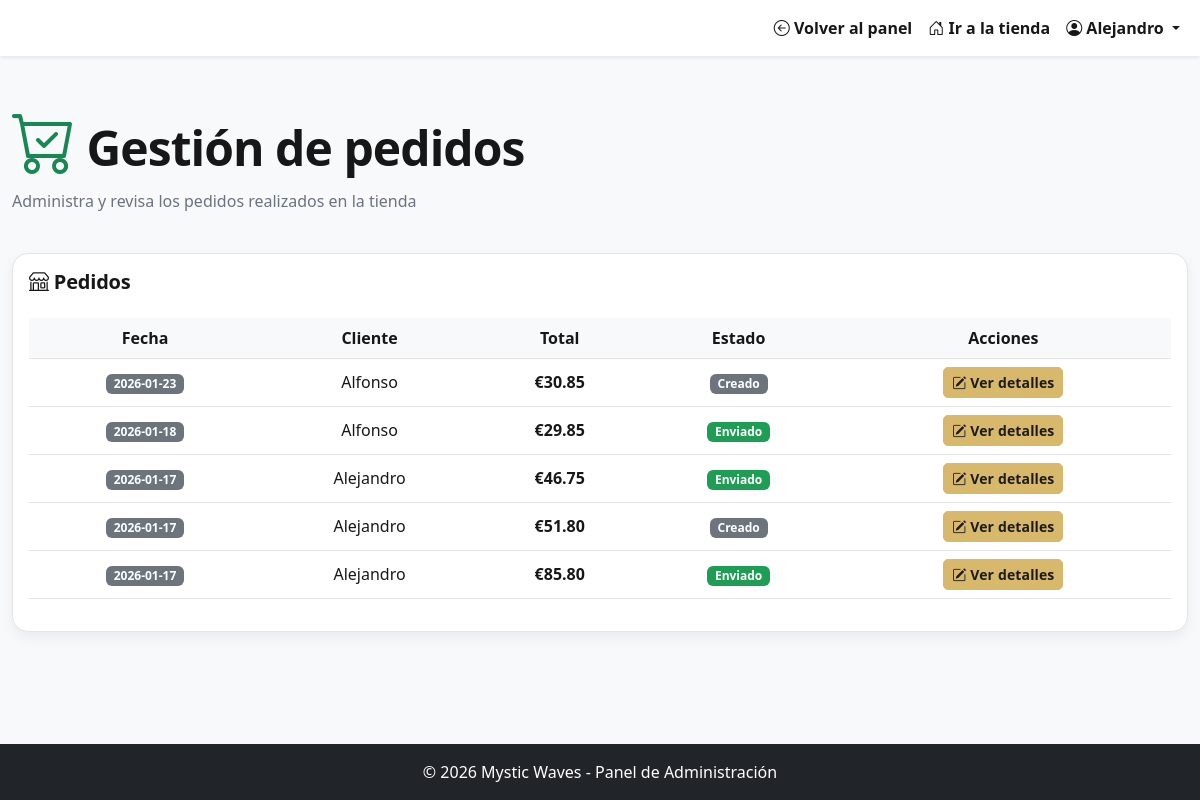
Screenshot of /admin/adminPedidos.php (signed in) with the database file from the repository.
### tables this page shows
CREATE TABLE `pedidos` (
  `idPedido` int(11) NOT NULL,
  `fecha` date NOT NULL,
  `total` decimal(10,2) NOT NULL,
  `estado` enum('creado','preparado','enviado','cancelado') NOT NULL DEFAULT 'creado',
  `dniUsuario` varchar(9) NOT NULL,
  `activo` tinyint(1) NOT NULL DEFAULT 1
);

CREATE TABLE `usuarios` (
  `dni` varchar(9) NOT NULL,
  `clave` varchar(255) NOT NULL,
  `nombre` varchar(30) NOT NULL,
  `apellidos` varchar(75) NOT NULL,
  `direccion` varchar(50) DEFAULT NULL,
  `localidad` varchar(30) DEFAULT NULL,
  `provincia` varchar(30) DEFAULT NULL,
  `telefono` varchar(9) NOT NULL,
  `email` varchar(30) NOT NULL,
  `rol` enum('admin','editor','anonimo','registrado') NOT NULL DEFAULT 'anonimo',
  `activo` tinyint(1) NOT NULL DEFAULT 1
);

### actions/pedidos_action.php (called while the page is built, shortened)
<?php
require_once __DIR__ . '/../helpers/auth.php';
$con = conectar();
if (isAdmin() || isEditor()) {
    $stmt = "SELECT p.*, u.nombre, u.direccion AS user_direccion, u.localidad AS user_localidad, u.provincia AS user_provincia, u.telefono AS user_telefono
             FROM pedidos p
             JOIN usuarios u ON p.dniUsuario = u.dni
             ORDER BY p.fecha DESC";
    $pedidos = $con->query($stmt)->fetchAll(PDO::FETCH_ASSOC);
}
?>

### helpers/auth.php (called while the page is built, shortened)
<?php
function isAdmin(){
    return isset($_SESSION['rol']) && $_SESSION['rol'] === 'admin';
}

### admin/adminPedidos.php (the view, shortened to what this page needs)
<?php
require_once __DIR__ . '/../helpers/auth.php';
require_once __DIR__ . '/../actions/pedidos_action.php';
$nombre_admin = $_SESSION['user_name'] ?? 'Administrador';
?>
<!DOCTYPE html>
<html lang="es">
<head>
  <link href="https://cdn.jsdelivr.net/npm/bootstrap@5.3.0/dist/css/bootstrap.min.css" rel="stylesheet">
  <link rel="stylesheet" href="https://cdn.jsdelivr.net/npm/bootstrap-icons@1.11.3/font/bootstrap-icons.css">
  <link href="../public/assets/css/style.css" rel="stylesheet">
</head>
<body class="bg-light d-flex flex-column min-vh-100">
  <nav class="navbar navbar-expand-lg navbar-light bg-dark shadow-sm">
    <div class="container-fluid">
      <a class="navbar-brand fw-bold text-white" href="adminPanel.php">
        <i class="bi bi-speedometer2"></i> Panel de Administración
      </a>
      <div class="collapse navbar-collapse" id="navbarAdmin">
        <ul class="navbar-nav ms-auto">
          <li class="nav-item">
            <a class="nav-link" href="adminPanel.php">
              <i class="bi bi-arrow-left-circle"></i> Volver al panel
            </a>
          </li>
          <li class="nav-item">
            <a class="nav-link" href="../index.php">
              <i class="bi bi-house-door"></i> Ir a la tienda
            </a>
          </li>
          <li class="nav-item dropdown">
            <a class="nav-link dropdown-toggle" href="#" id="userDropdown" role="button" data-bs-toggle="dropdown">
              <i class="bi bi-person-circle"></i> <?php echo htmlspecialchars($nombre_admin); ?>
            </a>
          </li>
        </ul>
      </div>
    </div>
  </nav>
  <main class="flex-grow-1">
    <div class="container-xxl my-5">
      <div class="row mb-4">
        <div class="col-12">
          <h1 class="display-5 fw-bold"> <i class="bi bi-cart-check text-success" style="font-size: 4rem;"></i> Gestión de pedidos</h1>
          <p class="text-muted">Administra y revisa los pedidos realizados en la tienda</p>
        </div>
      </div>
      <div class="row">
        <div class="col-12">
          <div class="card shadow-sm">
            <div class="card-body">
              <div class="d-flex justify-content-between align-items-center mb-3">
                <h5 class="card-title fw-bold"><i class="bi bi-shop"></i> Pedidos</h5>
              </div>
              <div class="table-responsive">
                <table class="table table-hover align-middle">
                  <thead class="table-light">
                    <tr>
                      <th class="text-center">Fecha</th>
                      <th class="text-center">Cliente</th>
                      <th class="text-center">Total</th>
                      <th class="text-center">Estado</th>
                      <th class="text-center">Acciones</th>
                    </tr>
                  </thead>
                  <tbody>
                    <?php foreach ($pedidos as $pedido): ?>
                      <tr>
                        <td class="text-center"><span class="badge bg-secondary"><?php echo htmlspecialchars($pedido['fecha']); ?></span></td>
                        <td class="text-center"><?php echo htmlspecialchars($pedido['nombre']); ?></td>
                        <td class="text-center fw-semibold">€<?php echo htmlspecialchars($pedido['total']); ?></td>
                        <td class="text-center">
                          <?php
                          $estado = $pedido['estado'] ?? 'Sin estado';
                          $badgeClass = 'bg-secondary';
                          if ($estado === 'preparado') {
                            $badgeClass = 'bg-primary';
                          } elseif ($estado === 'enviado') {
                            $badgeClass = 'bg-success';
                          } elseif ($estado === 'cancelado') {
                            $badgeClass = 'bg-danger';
                          }
                          ?>
                          <span class="badge <?php echo $badgeClass; ?>">
                            <?php echo ucfirst(htmlspecialchars($estado)); ?>
                          </span>
                        </td>
                        <td class="text-center">
                          <button
                            type="button"
                            class="btn btn-primary btn-sm"
                            data-bs-toggle="modal"
                            data-bs-target="#modalPedido<?php echo $pedido['idPedido']; ?>">
                            <i class="bi bi-pencil-square"></i> Ver detalles
                          </button>
                        </td>
                      </tr>
                    <?php endforeach; ?>
                  </tbody>
                </table>
              </div>
            </div>
          </div>
        </div>
      </div>
    </div>
  </main>
  <footer class="bg-dark text-white py-3 mt-auto">
    <div class="container-xxl text-center">
      <p class="mb-0">© 2026 Mystic Waves - Panel de Administración</p>
    </div>
  </footer>
</body>
</html>

### public/assets/css/style.css (style rules this page uses)
:root { --ink: #171717; --muted: #6b7280; --line: #e7e5e4; --bg: #ffffff; --surface: #ffffff; --soft: #faf8f2; --soft-2: #f6f2e7; --gold: #d8b86a; --gold-600: #c9a84b; --gold-700: #a97d10; --gold-rgb: 216, 184, 106; --radius: 1rem; --shadow: 0 10px 25px rgba(0,0,0,.06); --shadow-sm: 0 6px 14px rgba(0,0,0,.06); }
:root, [data-bs-theme="light"] { --bs-body-bg: var(--bg); --bs-body-color: var(--ink); --bs-border-color: var(--line); --bs-secondary-color: var(--muted); --bs-primary: var(--gold); --bs-primary-rgb: var(--gold-rgb); --bs-link-color: var(--gold-700); --bs-link-hover-color: var(--gold-600); --bs-emphasis-color: var(--ink); --bs-tertiary-bg: var(--soft); }
* { box-sizing: border-box; }
body { background: var(--bg); color: var(--ink); }
a { text-decoration: none; }
h1, h2, h3, h4, h5, h6 { color: var(--ink); letter-spacing: -0.02em; }
.text-body-secondary, .text-muted { color: var(--muted) !important; }
.btn-primary { --bs-btn-color: #1b1b1b; --bs-btn-bg: var(--gold); --bs-btn-border-color: var(--gold); --bs-btn-hover-color: #111; --bs-btn-hover-bg: var(--gold-600); --bs-btn-hover-border-color: var(--gold-600); --bs-btn-active-bg: var(--gold-700); --bs-btn-active-border-color: var(--gold-700); --bs-btn-focus-shadow-rgb: var(--gold-rgb); }
.btn { border-radius: 5px; font-weight: 600; letter-spacing: .01em; }
.navbar { background: var(--bg) !important; }
.navbar .nav-link { color: var(--ink); font-weight: 600; border-radius: 2px; padding: .5rem .75rem; }
.card { border: 1px solid var(--line); border-radius: var(--radius); box-shadow: var(--shadow-sm); background: var(--surface); }
.card.shadow-sm { box-shadow: var(--shadow-sm) !important; }
.card .card-title, .card h5 { letter-spacing: -0.01em; }
.table { --bs-table-hover-bg: rgba(var(--gold-rgb), .08); }
.table thead th { color: var(--ink); border-bottom-color: var(--line); }
.table td, .table th { border-color: var(--line); }
.badge.bg-success { background-color: #1f9d55 !important; }
footer { background: #111 !important; color: #fff !important; }
body { font-family: "Poppins", system-ui, -apple-system, Segoe UI, Roboto, Arial, sans-serif; }

### rows the page displays
pedidos: fecha "2026-01-23", dniUsuario.nombre "Alfonso", total "30.85", estado "Creado"
pedidos: fecha "2026-01-18", dniUsuario.nombre "Alfonso", total "29.85", estado "Enviado"
pedidos: fecha "2026-01-17", dniUsuario.nombre "Alejandro", total "46.75", estado "Enviado"
pedidos: fecha "2026-01-17", dniUsuario.nombre "Alejandro", total "51.80", estado "Creado"
pedidos: fecha "2026-01-17", dniUsuario.nombre "Alejandro", total "85.80", estado "Enviado"

### other values shown
$nombre_admin "Alejandro"
